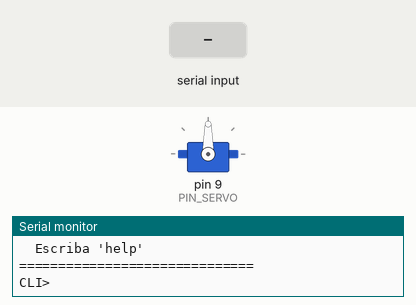
Bench run of a sketch on a simulated Arduino Uno, built with avr-gcc and run on an emulated ATmega328P. Parts: servo, the last lines printed to the serial monitor. Inputs (shaded band) come from the test bench.

Above: at 1.9 s.
2.0 s: "servo\n" received over Serial
3.5 s: "30;150;10\n" received over Serial
At 4.4 s:
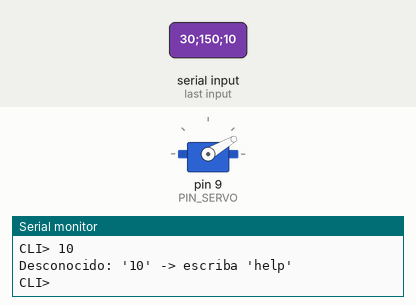
5.1 s: byte 113 ('q') received over Serial
6.9 s: byte 81 ('Q') received over Serial
8.7 s: "help\n" received over Serial
Timing chart, 0 to 11.2 s (numbered marks = the images above; inputs shaded):
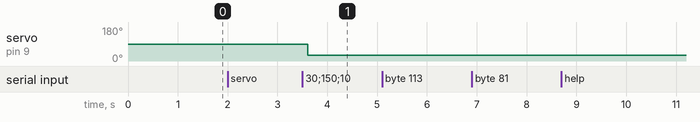

The sketch:

terminal_cli.ino
```cpp
/*
 * ============================================================
 *  Laboratorio Comunicacion Serial - Parte I
 *  Terminal CLI interactiva para Arduino Uno
 * ============================================================
 *  Comandos:
 *    servo               pide angulo interactivo (0-180)
 *    sensor <ms>         lee potenciometro cada <ms>, 'q' detiene
 *    welcome             muestra/guarda mensaje en EEPROM
 *    help                lista de comandos
 *    clear               limpia pantalla
 * ============================================================
 */

 //update
#include <Servo.h>
#include <EEPROM.h>

// ── Pines ──────────────────────────────────────────────────
#define PIN_SERVO   9
#define PIN_SENSOR  A0

// ── EEPROM ─────────────────────────────────────────────────
#define EEPROM_MAGIC_ADDR  0
#define EEPROM_MSG_ADDR    1
#define EEPROM_MSG_LEN     40
#define EEPROM_MAGIC_VAL   0xA5

// ── Terminal ───────────────────────────────────────────────
#define MAX_CMD_LEN    40
#define CMD_TIMEOUT_MS 300
#define CTRL_C         0x03

Servo myServo;

char          cmdBuf[MAX_CMD_LEN + 1];
uint8_t       cmdLen       = 0;
bool          waitAngle    = false;
unsigned long lastByteTime = 0;
bool          timerActive  = false;
int           currentAngle = 90;

// ── Prototipos ─────────────────────────────────────────────
void executeCmd(const char* cmd);
void doServo();
void setServoAngle(int angle);
void doSensor(int ms);
void doWelcome(const char* args);
void doHelp();
void printBanner();
void prompt();
int  toInt(const char* s);
bool sw(const char* s, const char* p);

// ═══════════════════════════════════════════════════════════
void setup() {
  Serial.begin(9600);
  setServoAngle(90);
  printBanner();
  prompt();
}

// ── Mover servo: detach -> attach -> write -> delay ────────
// En Tinkercad este ciclo es necesario para que cada
// movimiento se ejecute correctamente
void setServoAngle(int angle) {
  myServo.detach();
  delay(50);
  myServo.attach(PIN_SERVO);
  delay(50);
  myServo.write(angle);
  delay(600);   // tiempo para que llegue a la posicion
  currentAngle = angle;
}

// ═══════════════════════════════════════════════════════════
void loop() {

  if (timerActive && cmdLen > 0) {
    if ((millis() - lastByteTime) >= CMD_TIMEOUT_MS) {
      timerActive = false;
      Serial.println();
      cmdBuf[cmdLen] = '\0';
      executeCmd(cmdBuf);
      cmdLen = 0;
      memset(cmdBuf, 0, sizeof(cmdBuf));
      return;
    }
  }

  while (Serial.available() > 0) {
    char c = (char)Serial.read();
    lastByteTime = millis();
    timerActive  = true;

    if ((uint8_t)c == CTRL_C) {
      Serial.println(F("\n[cancelado]"));
      cmdLen      = 0;
      waitAngle   = false;
      timerActive = false;
      memset(cmdBuf, 0, sizeof(cmdBuf));
      prompt();
      return;
    }

    if (c == '\b' || c == 127) {
      if (cmdLen > 0) {
        cmdLen--;
        cmdBuf[cmdLen] = '\0';
        Serial.print(F("\b \b"));
      }
      continue;
    }

    if (c == '\r' || c == '\n' || c == ';') {
      if (cmdLen == 0) { timerActive = false; continue; }
      timerActive = false;
      Serial.println();
      cmdBuf[cmdLen] = '\0';
      executeCmd(cmdBuf);
      cmdLen = 0;
      memset(cmdBuf, 0, sizeof(cmdBuf));
      delay(2);
      while (Serial.available() && Serial.peek() == '\n') Serial.read();
      return;
    }

    if (cmdLen < MAX_CMD_LEN) {
      cmdBuf[cmdLen++] = c;
      Serial.print(c);
    }
  }
}

// ═══════════════════════════════════════════════════════════
void executeCmd(const char* cmd) {

  if (waitAngle) {
    int a = toInt(cmd);
    if (a < 0 || a > 180) {
      Serial.println(F("Error: numero entre 0 y 180"));
      Serial.print(F("  angulo> "));
      return;
    }
    Serial.print(F("Moviendo servo a "));
    Serial.print(a);
    Serial.println(F(" grados..."));
    setServoAngle(a);
    Serial.println(F("OK"));
    waitAngle = false;
    prompt();
    return;
  }

  if (strcmp(cmd, "servo") == 0)  { doServo(); return; }

  if (sw(cmd, "sensor")) {
    const char* a = cmd + 6;
    while (*a == ' ') a++;
    int ms = *a ? toInt(a) : 1000;
    if (ms <= 0) ms = 1000;
    doSensor(ms);
    prompt();
    return;
  }

  if (sw(cmd, "welcome")) {
    const char* a = cmd + 7;
    while (*a == ' ') a++;
    doWelcome(a);
    prompt();
    return;
  }

  if (strcmp(cmd, "help")  == 0) { doHelp();  prompt(); return; }
  if (strcmp(cmd, "clear") == 0) {
    Serial.print(F("\033[2J\033[H"));
    prompt();
    return;
  }

  Serial.print(F("Desconocido: '"));
  Serial.print(cmd);
  Serial.println(F("' -> escriba 'help'"));
  prompt();
}

// ═══════════════════════════════════════════════════════════
void doServo() {
  Serial.print(F("Posicion actual: "));
  Serial.print(currentAngle);
  Serial.println(F(" grados"));
  Serial.println(F("Ingrese angulo (0-180) y presione Env:"));
  Serial.print(F("  angulo> "));
  waitAngle   = true;
  timerActive = false;
}

// ═══════════════════════════════════════════════════════════
void doSensor(int ms) {
  Serial.print(F("Sensor cada "));
  Serial.print(ms);
  Serial.println(F("ms | 'q'+Env para detener"));
  Serial.println(F("  t(ms)    raw   voltaje"));
  Serial.println(F("  ----------------------"));

  unsigned long t0 = millis();

  while (true) {
    if (Serial.available() > 0) {
      char c = (char)Serial.peek();
      if ((uint8_t)c == CTRL_C || c == 'q' || c == 'Q') {
        while (Serial.available()) Serial.read();
        Serial.println(F("\n[sensor detenido]"));
        return;
      }
      Serial.read();
    }

    unsigned long t   = millis() - t0;
    int           raw = analogRead(PIN_SENSOR);
    float         v   = raw * (5.0 / 1023.0);

    Serial.print(F("  "));
    Serial.print(t);
    Serial.print(F("ms\t"));
    Serial.print(raw);
    Serial.print(F("\t"));
    Serial.print(v, 2);
    Serial.println(F("V"));

    unsigned long fin = millis() + ms;
    while (millis() < fin) {
      if (Serial.available() > 0) {
        char c = (char)Serial.peek();
        if ((uint8_t)c == CTRL_C || c == 'q' || c == 'Q') {
          while (Serial.available()) Serial.read();
          Serial.println(F("\n[sensor detenido]"));
          return;
        }
        Serial.read();
      }
    }
  }
}

// ═══════════════════════════════════════════════════════════
void doWelcome(const char* args) {
  if (!args || strlen(args) == 0) {
    printBanner();
    return;
  }
  EEPROM.write(EEPROM_MAGIC_ADDR, EEPROM_MAGIC_VAL);
  uint8_t i = 0;
  while (args[i] && i < EEPROM_MSG_LEN - 1) {
    EEPROM.write(EEPROM_MSG_ADDR + i, (uint8_t)args[i]);
    i++;
  }
  EEPROM.write(EEPROM_MSG_ADDR + i, 0);
  Serial.print(F("Guardado: \""));
  Serial.print(args);
  Serial.println('"');
}

void printBanner() {
  Serial.println(F("=============================="));
  Serial.println(F("  Arduino CLI - Parte I"));
  Serial.println(F("  Lab. Comunicacion Serial"));
  if (EEPROM.read(EEPROM_MAGIC_ADDR) == EEPROM_MAGIC_VAL) {
    char msg[EEPROM_MSG_LEN];
    for (uint8_t i = 0; i < EEPROM_MSG_LEN; i++) {
      msg[i] = (char)EEPROM.read(EEPROM_MSG_ADDR + i);
      if (!msg[i]) break;
    }
    Serial.print(F("  >> "));
    Serial.println(msg);
  }
  Serial.println(F("  Escriba 'help'"));
  Serial.println(F("=============================="));
}

void doHelp() {
  Serial.println(F("Comandos:"));
  Serial.println(F("  servo             angulo interactivo"));
  Serial.println(F("  sensor <ms>       leer potenciometro"));
  Serial.println(F("                    detener: 'q' + Env"));
  Serial.println(F("  welcome           ver mensaje EEPROM"));
  Serial.println(F("  welcome <texto>   guardar en EEPROM"));
  Serial.println(F("  help              esta ayuda"));
  Serial.println(F("  clear             limpiar pantalla"));
}

void prompt() { Serial.print(F("CLI> ")); }

// ═══════════════════════════════════════════════════════════
int toInt(const char* s) {
  if (!s || !*s) return -1;
  int r = 0;
  bool ok = false;
  for (uint8_t i = 0; s[i]; i++) {
    if (s[i] >= '0' && s[i] <= '9') {
      r = r * 10 + (s[i] - '0');
      ok = true;
    } else return -1;
  }
  return ok ? r : -1;
}

bool sw(const char* s, const char* p) {
  while (*p) { if (*s++ != *p++) return false; }
  return true;
}
```

Measured:
- after the input at 3.5 s, servo on pin 9 (PIN_SERVO): 90° → 30° after 0.10 s
